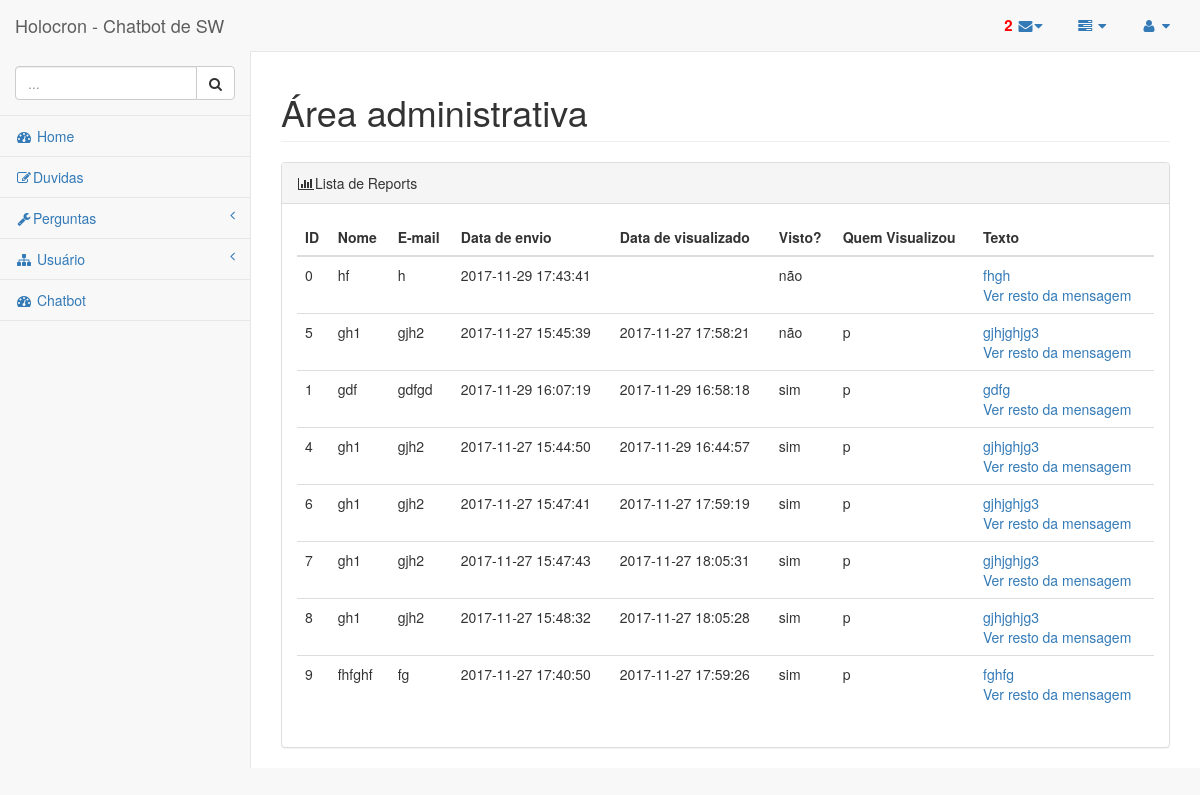
Page /Admin/report.php (signed in) on the earlier database version.
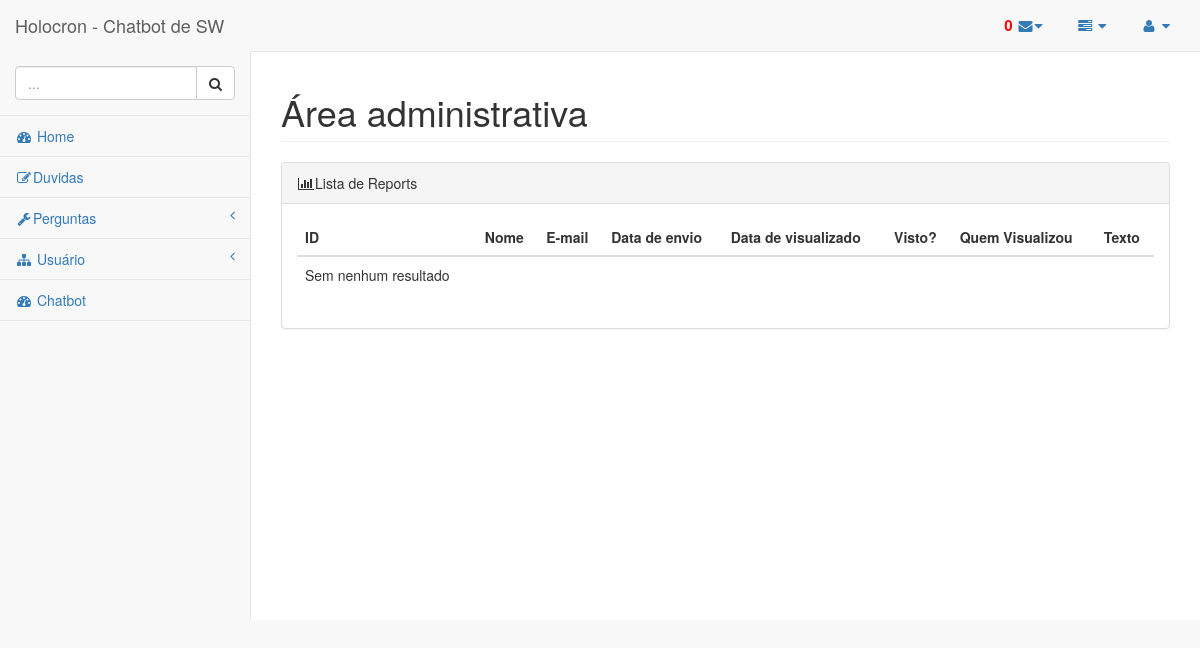
Same page on the later database version.
### tables this page shows
CREATE TABLE `report` (
  `id_report` int(11) NOT NULL,
  `email` varchar(90) NOT NULL,
  `nome` varchar(90) NOT NULL,
  `texto` text NOT NULL,
  `visto` int(1) NOT NULL,
  `data_envio` datetime DEFAULT CURRENT_TIMESTAMP,
  `data_visto` datetime DEFAULT NULL,
  `visuaizado_por` int(11) DEFAULT NULL,
  `ip` varchar(60) NOT NULL
);

CREATE TABLE `user` (
  `id_user` int(11) NOT NULL,
  `login` varchar(90) NOT NULL,
  `senha` varchar(90) NOT NULL,
  `nivel` int(1) NOT NULL DEFAULT '1',
  `ativo` int(1) NOT NULL DEFAULT '1',
  `frase` text,
  `frase_respota` text
);

### controller/DB.php (called while the page is built, shortened)
<?php
$dbname = "tcc";

### Admin/controller/Lista_Report.php (called while the page is built, shortened)
<?php
function lista_report_limit10(){
    include '../controller/DB.php';
$sql = "SELECT `id_report`, `email`,`nome`, `texto`, `visto`, `data_envio`, `data_visto`, `visuaizado_por`, `ip` ,`login` as `user`,`nivel`
FROM `report` r
LEFT JOIN user u ON r.visuaizado_por = u.id_user
WHERE visto =0
ORDER BY id_report DESC
LIMIT 10
";
return $result2 = mysqli_query($conn, $sql);
}
function lista_report(){
    include '../controller/DB.php';
$sql = "sELECT `id_report`, `email`,`nome`, `texto`, `visto`, `data_envio`, `data_visto`, `visuaizado_por`, `ip` ,`login` as `user`,`nivel`
FROM `report` r
LEFT JOIN user u ON r.visuaizado_por = u.id_user
ORDER BY visto ASC, id_report asc
";
return $result1 = mysqli_query($conn, $sql);
}

### Admin/report.php (the view, shortened to what this page needs)
<?php
include './includes/cabeca.php';
?>
<div id="page-wrapper">
    <div class="row">
        <div class="col-lg-12">
            <h1 class="page-header">Área administrativa</h1>
        </div>
    </div>
    <div class="row">
        <div class="col-lg-12">
            <div class="panel panel-default">
                <div class="panel-heading">
                    <i class="fa fa-bar-chart-o fa-fw"></i>Lista de Reports
                </div>
                <div class="panel-body">
                    <div class="row">
                        <div class="col-lg-12">
                            <div class="table-responsive">
                                <table class="table-responsive table">
                                    <thead class="thead-inverse">
                                        <tr>
                                            <TH>ID</TH>
                                            <TH>Nome</TH>
                                            <th>E-mail</th>
                                            <th>Data de envio</th>
                                            <th>Data de visualizado</th>
                                            <th>Visto?</th>
                                            <th>Quem Visualizou</th>
                                            <th>Texto</th>
                                    </thead>
                                    <tbody>
                                        <?php
                                       $result = lista_report();
                                        if (mysqli_num_rows($result) > 0) {
                                            while ($row = mysqli_fetch_assoc($result)) {
                                                ?>
                                                <?php $string = $row["texto"]; ?>
                                                <tr class="form-group">
                                                    <td><?= $row["id_report"] ?></td>
                                                    <td><?= $row["nome"] ?></td>
                                                    <td><?= $row["email"] ?></td>
                                                    <td><?= $row["data_envio"] ?></td>
                                                    <td><?= $row["data_visto"] ?></td>
                                                    <td><?php
                                                        if ($row["visto"] == 0) {
                                                            echo 'não';
                                                        } else {
                                                            echo "sim";
                                                        }
                                                        ?></td>
                                                    <td><?= $row["user"] ?></td>
                                                    <td> <a href="Duvida<?php echo $row["id_report"] ?>"><?= mb_strimwidth($string, 0, 10, "..."); ?><br>Ver resto da mensagem</a></td>
                                                </tr>
                                                <?php
                                            }
                                        } else {
                                            ?>
                                            <tr>
                                                <td>Sem nenhum resultado</td>
                                            </tr>
                                            <?php
                                        }
                                        ?>
                                </table>
                            </div>
                        </div>
                    </div>
                </div>
            </div>
        </div>
    </div>
</div>
<?php
include './includes/rodape.php';

### Admin/includes/cabeca.php (shortened to what this page needs)
<!DOCTYPE html>
<html lang="pt">
    <head>
        <link href="Admin/estilo/vendor/bootstrap/css/bootstrap.min.css" rel="stylesheet">
        <link href="Admin/estilo/vendor/metisMenu/metisMenu.min.css" rel="stylesheet">
        <link href="Admin/estilo/dist/css/sb-admin-2.css" rel="stylesheet">
        <link href="Admin/estilo/Admin/vendor/morrisjs/morris.css" rel="stylesheet">
        <link href="Admin/estilo/vendor/font-awesome/css/font-awesome.min.css" rel="stylesheet" type="text/css">
    </head>
    <?php
    include 'menuTop.php';
    include 'menu.php';

### Admin/includes/menuTop.php (shortened to what this page needs)
<body>
    <div id="wrapper">
        <nav class="navbar navbar-default navbar-static-top" role="navigation" style="margin-bottom: 0">
            <div class="navbar-header">
                <a class="navbar-brand" href="index.html">Holocron - Chatbot de SW</a>
            </div>
            <ul class="nav navbar-top-links navbar-right">
                <li class="dropdown">
                    <a class="dropdown-toggle" data-toggle="dropdown" href="#">
                        <?php
                        $i = 0;
                        include './controller/Lista_Report.php';
                        $result2 = lista_report_limit10();
                        while (mysqli_fetch_assoc($result2)) {
                            $i++;
                        }
                        ?>
                        <strong> <span style="color: red; font-size: 15px;"><?php
                                if ($i >= 10) {
                                    echo "+".$i;
                                } ELSE {
                                    echo $i;
                                }
                                ?></span> </strong>
                        <i class="fa fa-envelope fa-fw"></i><i class="fa fa-caret-down"></i>
                    </a>
                </li>
                <li class="dropdown">
                    <a class="dropdown-toggle" data-toggle="dropdown" href="#">
                        <i class="fa fa-tasks fa-fw"></i> <i class="fa fa-caret-down"></i>
                    </a>
                </li>
                <li class="dropdown">
                    <a class="dropdown-toggle" data-toggle="dropdown" href="#">
                        <i class="fa fa-user fa-fw"></i> <i class="fa fa-caret-down"></i>
                    </a>
                </li>
            </ul>

### Admin/includes/menu.php (shortened to what this page needs)
<div class="navbar-default sidebar" role="navigation">
    <div class="sidebar-nav navbar-collapse">
        <ul class="nav" id="side-menu">
            <li class="sidebar-search">
                 <div class="input-group custom-search-form">
                    <input type="text" class="form-control" placeholder="...">
                    <span class="input-group-btn">
                        <button class="btn btn-default" type="button">
                            <i class="fa fa-search"></i>
                        </button>
                    </span>
                </div>
            </li>
            <li>
                <a href="ADM"><i class="fa fa-dashboard fa-fw active"></i> Home</a>
            </li>
            <li>
                <a href="Report"><i class="fa fa-edit fa-fw"></i>Duvidas</a>
            </li>
            <li>
                <a href="#"><i class="fa fa-wrench fa-fw"></i>Perguntas<span class="fa arrow"></span></a>
            </li>
            <li>
                <a href="#"><i class="fa fa-sitemap fa-fw"></i> Usuário<span class="fa arrow"></span></a>
            </li>
            <li>
                <a href="home"><i class="fa fa-dashboard fa-fw"></i> Chatbot</a>
            </li>
        </ul>
    </div>
</div>
</nav>

### Admin/includes/rodape.php (shortened to what this page needs)
    </div>
</body>
</html>

Differences in the rows shown:
removed report: id_report "0", nome "hf", email "h", data_envio "2017-11-29 17:43:41", visto "não", texto "fhgh"
removed report: id_report "5", nome "gh1", email "gjh2", data_envio "2017-11-27 15:45:39", data_visto "2017-11-27 17:58:21", visto "não", visuaizado_por.login "p", texto "gjhjghjg3"
removed report: id_report "1", nome "gdf", email "gdfgd", data_envio "2017-11-29 16:07:19", data_visto "2017-11-29 16:58:18", visto "sim", visuaizado_por.login "p", texto "gdfg"
removed report: id_report "4", nome "gh1", email "gjh2", data_envio "2017-11-27 15:44:50", data_visto "2017-11-29 16:44:57", visto "sim", visuaizado_por.login "p", texto "gjhjghjg3"
removed report: id_report "6", nome "gh1", email "gjh2", data_envio "2017-11-27 15:47:41", data_visto "2017-11-27 17:59:19", visto "sim", visuaizado_por.login "p", texto "gjhjghjg3"
removed report: id_report "7", nome "gh1", email "gjh2", data_envio "2017-11-27 15:47:43", data_visto "2017-11-27 18:05:31", visto "sim", visuaizado_por.login "p", texto "gjhjghjg3"
removed report: id_report "8", nome "gh1", email "gjh2", data_envio "2017-11-27 15:48:32", data_visto "2017-11-27 18:05:28", visto "sim", visuaizado_por.login "p", texto "gjhjghjg3"
removed report: id_report "9", nome "fhfghf", email "fg", data_envio "2017-11-27 17:40:50", data_visto "2017-11-27 17:59:26", visto "sim", visuaizado_por.login "p", texto "fghfg"
Other differences:
$i: "2" → "0"
text now shown: "Sem nenhum resultado"
